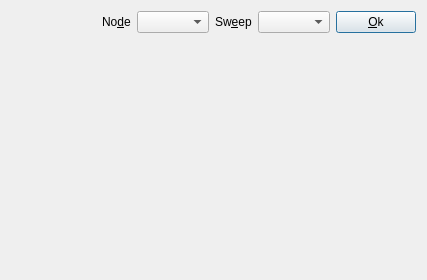
<?xml version="1.0" encoding="UTF-8"?>
<ui version="4.0">
 <class>displaySweepDlg</class>
 <widget class="QDialog" name="displaySweepDlg">
  <property name="geometry">
   <rect>
    <x>0</x>
    <y>0</y>
    <width>427</width>
    <height>280</height>
   </rect>
  </property>
  <property name="windowTitle">
   <string>Display Sweep</string>
  </property>
  <layout class="QVBoxLayout" name="verticalLayout">
   <item>
    <layout class="QHBoxLayout" name="horizontalLayout">
     <item>
      <spacer name="horizontalSpacer">
       <property name="sizePolicy">
        <sizepolicy hsizetype="Minimum" vsizetype="Minimum">
         <horstretch>0</horstretch>
         <verstretch>0</verstretch>
        </sizepolicy>
       </property>
       <property name="orientation">
        <enum>Qt::Horizontal</enum>
       </property>
       <property name="sizeHint" stdset="0">
        <size>
         <width>40</width>
         <height>20</height>
        </size>
       </property>
      </spacer>
     </item>
     <item>
      <widget class="QLabel" name="nodeLabel">
       <property name="sizePolicy">
        <sizepolicy hsizetype="Maximum" vsizetype="Maximum">
         <horstretch>0</horstretch>
         <verstretch>0</verstretch>
        </sizepolicy>
       </property>
       <property name="text">
        <string>No&amp;de</string>
       </property>
       <property name="buddy">
        <cstring>nodeComboBox</cstring>
       </property>
      </widget>
     </item>
     <item>
      <widget class="QComboBox" name="nodeComboBox">
       <property name="sizePolicy">
        <sizepolicy hsizetype="Maximum" vsizetype="Maximum">
         <horstretch>0</horstretch>
         <verstretch>0</verstretch>
        </sizepolicy>
       </property>
      </widget>
     </item>
     <item>
      <widget class="QLabel" name="sweepLabel">
       <property name="sizePolicy">
        <sizepolicy hsizetype="Maximum" vsizetype="Maximum">
         <horstretch>0</horstretch>
         <verstretch>0</verstretch>
        </sizepolicy>
       </property>
       <property name="text">
        <string>Sw&amp;eep</string>
       </property>
       <property name="buddy">
        <cstring>sweepComboBox</cstring>
       </property>
      </widget>
     </item>
     <item>
      <widget class="QComboBox" name="sweepComboBox">
       <property name="sizePolicy">
        <sizepolicy hsizetype="Maximum" vsizetype="Maximum">
         <horstretch>0</horstretch>
         <verstretch>0</verstretch>
        </sizepolicy>
       </property>
      </widget>
     </item>
     <item>
      <widget class="QPushButton" name="okPushButton">
       <property name="sizePolicy">
        <sizepolicy hsizetype="Maximum" vsizetype="Maximum">
         <horstretch>0</horstretch>
         <verstretch>0</verstretch>
        </sizepolicy>
       </property>
       <property name="text">
        <string>&amp;Ok</string>
       </property>
      </widget>
     </item>
    </layout>
   </item>
   <item>
    <widget class="displaySweep" name="displaySweepWidget" native="true">
     <property name="sizePolicy">
      <sizepolicy hsizetype="MinimumExpanding" vsizetype="MinimumExpanding">
       <horstretch>0</horstretch>
       <verstretch>10</verstretch>
      </sizepolicy>
     </property>
     <property name="focusPolicy">
      <enum>Qt::StrongFocus</enum>
     </property>
    </widget>
   </item>
  </layout>
 </widget>
 <customwidgets>
  <customwidget>
   <class>displaySweep</class>
   <extends>QWidget</extends>
   <header>displaySweepWidget</header>
   <container>1</container>
  </customwidget>
 </customwidgets>
 <resources/>
 <connections/>
</ui>
